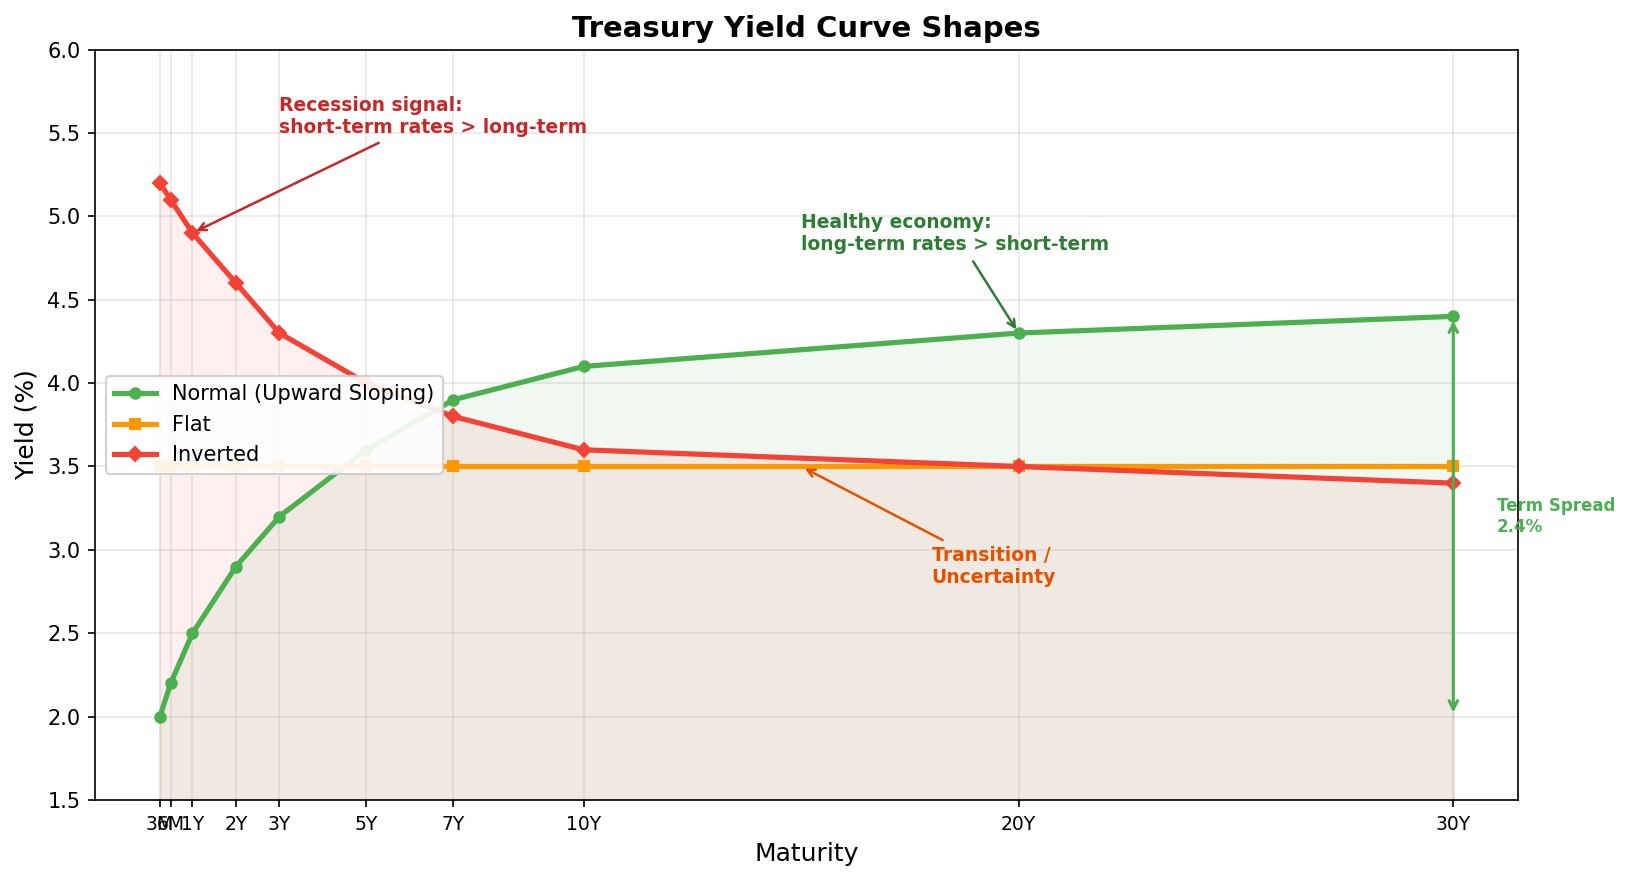

The Python source for this figure:
"""
Week 31: Yield Curve Shapes
==============================
Three yield curves plotted on the same chart:
  - Normal (upward sloping) -- healthy economy
  - Flat -- transition / uncertainty
  - Inverted -- recession signal

Output: week31_yield_curve.png
"""

import numpy as np
import matplotlib.pyplot as plt

# -------------------------------------------------------------------
# Maturity points (in years)
# -------------------------------------------------------------------
maturities = np.array([0.25, 0.5, 1, 2, 3, 5, 7, 10, 20, 30])
maturity_labels = ["3M", "6M", "1Y", "2Y", "3Y", "5Y", "7Y", "10Y", "20Y", "30Y"]

# -------------------------------------------------------------------
# Yield data (stylised, representative shapes)
# -------------------------------------------------------------------
# Normal curve: short rates low, long rates higher
normal_yields = np.array([2.0, 2.2, 2.5, 2.9, 3.2, 3.6, 3.9, 4.1, 4.3, 4.4])

# Flat curve: all maturities roughly the same
flat_yields = np.array([3.5, 3.5, 3.5, 3.5, 3.5, 3.5, 3.5, 3.5, 3.5, 3.5])

# Inverted curve: short rates higher than long rates
inverted_yields = np.array([5.2, 5.1, 4.9, 4.6, 4.3, 4.0, 3.8, 3.6, 3.5, 3.4])

# -------------------------------------------------------------------
# Plotting
# -------------------------------------------------------------------
fig, ax = plt.subplots(figsize=(11, 6))

# Normal yield curve
ax.plot(maturities, normal_yields, color="#4CAF50", linewidth=2.5,
        marker="o", markersize=5, label="Normal (Upward Sloping)")
ax.fill_between(maturities, normal_yields, alpha=0.08, color="#4CAF50")

# Flat yield curve
ax.plot(maturities, flat_yields, color="#FF9800", linewidth=2.5,
        marker="s", markersize=5, label="Flat")

# Inverted yield curve
ax.plot(maturities, inverted_yields, color="#F44336", linewidth=2.5,
        marker="D", markersize=5, label="Inverted")
ax.fill_between(maturities, inverted_yields, alpha=0.08, color="#F44336")

# Annotations for each curve
ax.annotate("Healthy economy:\nlong-term rates > short-term",
            xy=(20, 4.3), xytext=(15, 4.8),
            fontsize=9, color="#2E7D32", fontweight="bold",
            arrowprops=dict(arrowstyle="->", color="#2E7D32", lw=1.2))

ax.annotate("Transition /\nUncertainty",
            xy=(15, 3.5), xytext=(18, 2.8),
            fontsize=9, color="#E65100", fontweight="bold",
            arrowprops=dict(arrowstyle="->", color="#E65100", lw=1.2))

ax.annotate("Recession signal:\nshort-term rates > long-term",
            xy=(1, 4.9), xytext=(3, 5.5),
            fontsize=9, color="#C62828", fontweight="bold",
            arrowprops=dict(arrowstyle="->", color="#C62828", lw=1.2))

# Spread annotation
spread = normal_yields[-1] - normal_yields[0]
ax.annotate("",
            xy=(30, normal_yields[0]), xytext=(30, normal_yields[-1]),
            arrowprops=dict(arrowstyle="<->", color="#4CAF50", lw=1.5))
ax.text(31, (normal_yields[0] + normal_yields[-1]) / 2,
        f"Term Spread\n{spread:.1f}%", fontsize=8, color="#4CAF50",
        ha="left", va="center", fontweight="bold")

# X-axis formatting
ax.set_xticks(maturities)
ax.set_xticklabels(maturity_labels, fontsize=9)

# Labels and formatting
ax.set_title("Treasury Yield Curve Shapes", fontsize=14, fontweight="bold")
ax.set_xlabel("Maturity", fontsize=12)
ax.set_ylabel("Yield (%)", fontsize=12)
ax.legend(loc="center left", fontsize=10, framealpha=0.9)
ax.grid(True, alpha=0.3)
ax.set_ylim(1.5, 6.0)

plt.tight_layout()
plt.savefig("B:/chanmainvest/tutorial/course/animation/week31_yield_curve.png",
            dpi=150, bbox_inches="tight")
plt.close()
print("Saved week31_yield_curve.png")
